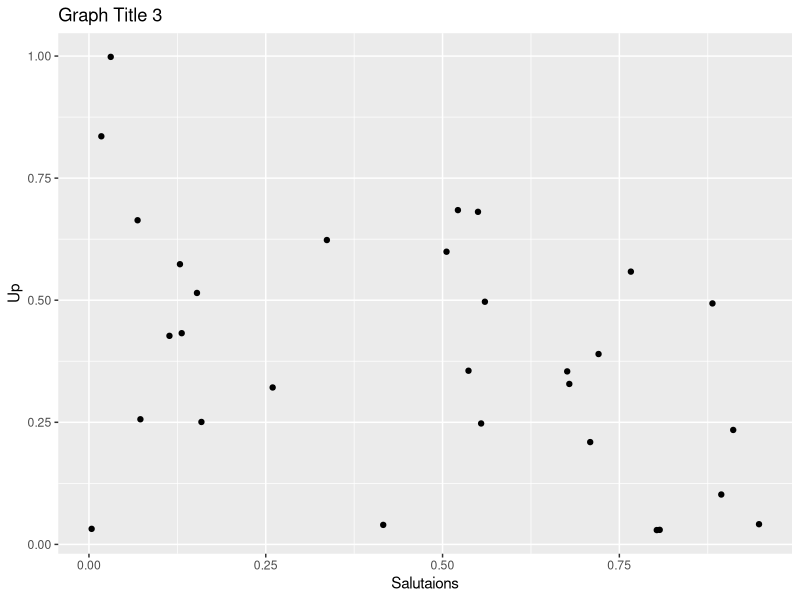

Write R code to recreate this figure.
##----
##
##  Test File: Sample_Graph.R
##
##----

#' This file makes a sample graph.
#' It's point is to demonstrate how to save a file to GitHub and track changes.

library(ggplot2)

# Some points:
x <- data.frame(a=runif(30),
                b=runif(30))

# Some graph:
ggplot(x, aes(a,b)) +
  geom_point() +
  xlab("Salutaions") +
  ylab("Up") +
  ggtitle("Graph Title 3")
